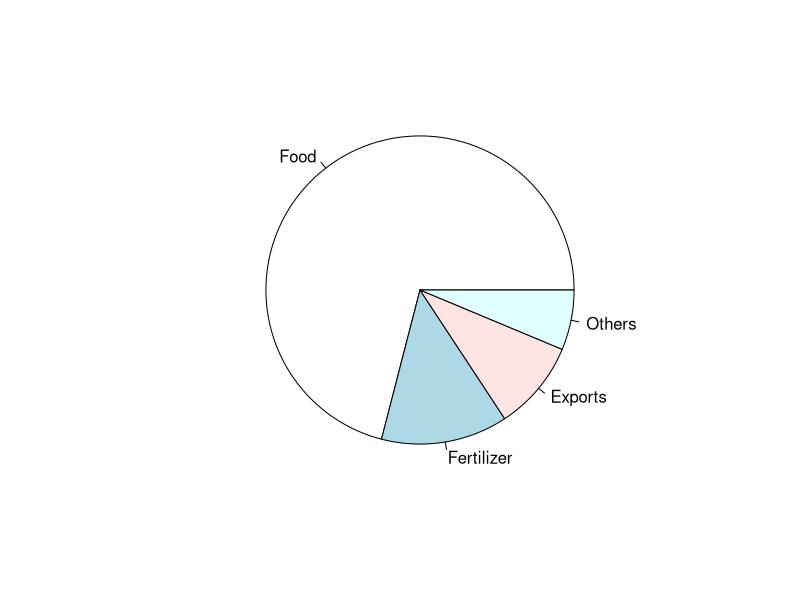

Write the R code that produced this figure.
##SLIP - 19
##Q.1
items <- c("Food","Fertilizer","Exports","Others")
values <- c(203,38,27,18)

pie(values, labels=items)

##Q.2
surya <- c(55,23,40,77,3,19,43,53,69,17)
hardik <- c(45,40,39,44,58,68,39,48,54,55)

sd(surya)
sd(hardik)
